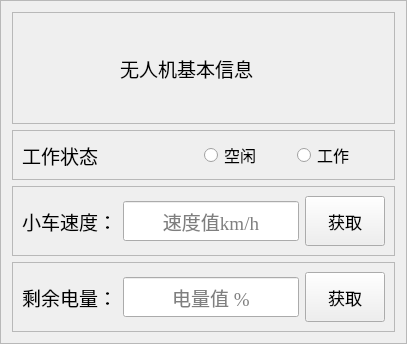
                     <widget class="QFrame" name="frame_11">
                      <property name="sizePolicy">
                       <sizepolicy hsizetype="Expanding" vsizetype="Expanding">
                        <horstretch>1</horstretch>
                        <verstretch>0</verstretch>
                       </sizepolicy>
                      </property>
                      <property name="styleSheet">
                       <string notr="true">#frame_11{
	border:1px solid rgb(0,0,0);
}</string>
                      </property>
                      <property name="frameShape">
                       <enum>QFrame::StyledPanel</enum>
                      </property>
                      <property name="frameShadow">
                       <enum>QFrame::Raised</enum>
                      </property>
                      <layout class="QVBoxLayout" name="verticalLayout_6">
                       <item>
                        <widget class="QFrame" name="frame_13">
                         <property name="sizePolicy">
                          <sizepolicy hsizetype="Preferred" vsizetype="Expanding">
                           <horstretch>0</horstretch>
                           <verstretch>2</verstretch>
                          </sizepolicy>
                         </property>
                         <property name="frameShape">
                          <enum>QFrame::StyledPanel</enum>
                         </property>
                         <property name="frameShadow">
                          <enum>QFrame::Raised</enum>
                         </property>
                         <layout class="QHBoxLayout" name="horizontalLayout_8">
                          <item>
                           <widget class="QLabel" name="label_3">
                            <property name="sizePolicy">
                             <sizepolicy hsizetype="Expanding" vsizetype="Expanding">
                              <horstretch>1</horstretch>
                              <verstretch>0</verstretch>
                             </sizepolicy>
                            </property>
                            <property name="minimumSize">
                             <size>
                              <width>92</width>
                              <height>92</height>
                             </size>
                            </property>
                            <property name="maximumSize">
                             <size>
                              <width>92</width>
                              <height>92</height>
                             </size>
                            </property>
                            <property name="styleSheet">
                             <string notr="true">border-image: url(:/image/ui_image/无人机基本信息.png);</string>
                            </property>
                            <property name="text">
                             <string/>
                            </property>
                           </widget>
                          </item>
                          <item>
                           <widget class="QLabel" name="label_2">
                            <property name="sizePolicy">
                             <sizepolicy hsizetype="Expanding" vsizetype="Expanding">
                              <horstretch>4</horstretch>
                              <verstretch>0</verstretch>
                             </sizepolicy>
                            </property>
                            <property name="font">
                             <font>
                              <family>方正粗黑宋简体</family>
                              <pointsize>14</pointsize>
                             </font>
                            </property>
                            <property name="text">
                             <string>无人机基本信息</string>
                            </property>
                           </widget>
                          </item>
                         </layout>
                        </widget>
                       </item>
                       <item>
                        <widget class="QFrame" name="frame_14">
                         <property name="sizePolicy">
                          <sizepolicy hsizetype="Preferred" vsizetype="Expanding">
                           <horstretch>0</horstretch>
                           <verstretch>2</verstretch>
                          </sizepolicy>
                         </property>
                         <property name="frameShape">
                          <enum>QFrame::StyledPanel</enum>
                         </property>
                         <property name="frameShadow">
                          <enum>QFrame::Raised</enum>
                         </property>
                         <layout class="QHBoxLayout" name="horizontalLayout_9">
                          <item>
                           <widget class="QLabel" name="label_4">
                            <property name="sizePolicy">
                             <sizepolicy hsizetype="Expanding" vsizetype="Expanding">
                              <horstretch>2</horstretch>
                              <verstretch>0</verstretch>
                             </sizepolicy>
                            </property>
                            <property name="font">
                             <font>
                              <family>方正粗黑宋简体</family>
                              <pointsize>14</pointsize>
                             </font>
                            </property>
                            <property name="text">
                             <string>工作状态</string>
                            </property>
                           </widget>
                          </item>
                          <item>
                           <widget class="QRadioButton" name="radioButton_free">
                            <property name="sizePolicy">
                             <sizepolicy hsizetype="Expanding" vsizetype="Expanding">
                              <horstretch>1</horstretch>
                              <verstretch>0</verstretch>
                             </sizepolicy>
                            </property>
                            <property name="font">
                             <font>
                              <pointsize>12</pointsize>
                             </font>
                            </property>
                            <property name="text">
                             <string>空闲</string>
                            </property>
                           </widget>
                          </item>
                          <item>
                           <widget class="QRadioButton" name="radioButton_work">
                            <property name="sizePolicy">
                             <sizepolicy hsizetype="Expanding" vsizetype="Expanding">
                              <horstretch>1</horstretch>
                              <verstretch>0</verstretch>
                             </sizepolicy>
                            </property>
                            <property name="font">
                             <font>
                              <pointsize>12</pointsize>
                             </font>
                            </property>
                            <property name="text">
                             <string>工作</string>
                            </property>
                           </widget>
                          </item>
                         </layout>
                        </widget>
                       </item>
                       <item>
                        <widget class="QFrame" name="frame_15">
                         <property name="sizePolicy">
                          <sizepolicy hsizetype="Preferred" vsizetype="Expanding">
                           <horstretch>0</horstretch>
                           <verstretch>3</verstretch>
                          </sizepolicy>
                         </property>
                         <property name="frameShape">
                          <enum>QFrame::StyledPanel</enum>
                         </property>
                         <property name="frameShadow">
                          <enum>QFrame::Raised</enum>
                         </property>
                         <layout class="QHBoxLayout" name="horizontalLayout_10">
                          <item>
                           <widget class="QLabel" name="label_5">
                            <property name="sizePolicy">
                             <sizepolicy hsizetype="Expanding" vsizetype="Expanding">
                              <horstretch>1</horstretch>
                              <verstretch>0</verstretch>
                             </sizepolicy>
                            </property>
                            <property name="font">
                             <font>
                              <family>方正粗黑宋简体</family>
                              <pointsize>14</pointsize>
                             </font>
                            </property>
                            <property name="text">
                             <string>小车速度：</string>
                            </property>
                           </widget>
                          </item>
                          <item>
                           <widget class="QLineEdit" name="lineEdit_CarSpeed">
                            <property name="sizePolicy">
                             <sizepolicy hsizetype="Expanding" vsizetype="Fixed">
                              <horstretch>2</horstretch>
                              <verstretch>0</verstretch>
                             </sizepolicy>
                            </property>
                            <property name="minimumSize">
                             <size>
                              <width>0</width>
                              <height>40</height>
                             </size>
                            </property>
                            <property name="font">
                             <font>
                              <family>Times New Roman</family>
                              <pointsize>14</pointsize>
                             </font>
                            </property>
                            <property name="alignment">
                             <set>Qt::AlignCenter</set>
                            </property>
                            <property name="placeholderText">
                             <string>速度值km/h</string>
                            </property>
                           </widget>
                          </item>
                          <item>
                           <widget class="QPushButton" name="button_CarSpeedAcquire">
                            <property name="sizePolicy">
                             <sizepolicy hsizetype="Fixed" vsizetype="Fixed">
                              <horstretch>0</horstretch>
                              <verstretch>0</verstretch>
                             </sizepolicy>
                            </property>
                            <property name="minimumSize">
                             <size>
                              <width>60</width>
                              <height>50</height>
                             </size>
                            </property>
                            <property name="font">
                             <font>
                              <pointsize>13</pointsize>
                             </font>
                            </property>
                            <property name="text">
                             <string>获取</string>
                            </property>
                           </widget>
                          </item>
                         </layout>
                        </widget>
                       </item>
                       <item>
                        <widget class="QFrame" name="frame_16">
                         <property name="sizePolicy">
                          <sizepolicy hsizetype="Preferred" vsizetype="Expanding">
                           <horstretch>0</horstretch>
                           <verstretch>3</verstretch>
                          </sizepolicy>
                         </property>
                         <property name="frameShape">
                          <enum>QFrame::StyledPanel</enum>
                         </property>
                         <property name="frameShadow">
                          <enum>QFrame::Raised</enum>
                         </property>
                         <layout class="QHBoxLayout" name="horizontalLayout_11">
                          <item>
                           <widget class="QLabel" name="label_6">
                            <property name="sizePolicy">
                             <sizepolicy hsizetype="Expanding" vsizetype="Expanding">
                              <horstretch>1</horstretch>
                              <verstretch>0</verstretch>
                             </sizepolicy>
                            </property>
                            <property name="font">
                             <font>
                              <family>方正粗黑宋简体</family>
                              <pointsize>14</pointsize>
                             </font>
                            </property>
                            <property name="text">
                             <string>剩余电量：</string>
                            </property>
                           </widget>
                          </item>
                          <item>
                           <widget class="QLineEdit" name="lineEdit_ElectricityValue">
                            <property name="sizePolicy">
                             <sizepolicy hsizetype="Expanding" vsizetype="Fixed">
                              <horstretch>2</horstretch>
                              <verstretch>0</verstretch>
                             </sizepolicy>
                            </property>
                            <property name="minimumSize">
                             <size>
                              <width>0</width>
                              <height>40</height>
                             </size>
                            </property>
                            <property name="font">
                             <font>
                              <family>Times New Roman</family>
                              <pointsize>14</pointsize>
                             </font>
                            </property>
                            <property name="alignment">
                             <set>Qt::AlignCenter</set>
                            </property>
                            <property name="placeholderText">
                             <string>电量值 %</string>
                            </property>
                           </widget>
                          </item>
                          <item>
                           <widget class="QPushButton" name="button_ElectricityValueAcquire">
                            <property name="sizePolicy">
                             <sizepolicy hsizetype="Fixed" vsizetype="Fixed">
                              <horstretch>0</horstretch>
                              <verstretch>0</verstretch>
                             </sizepolicy>
                            </property>
                            <property name="minimumSize">
                             <size>
                              <width>60</width>
                              <height>50</height>
                             </size>
                            </property>
                            <property name="font">
                             <font>
                              <pointsize>13</pointsize>
                             </font>
                            </property>
                            <property name="text">
                             <string>获取</string>
                            </property>
                           </widget>
                          </item>
                         </layout>
                        </widget>
                       </item>
                      </layout>
                     </widget>
